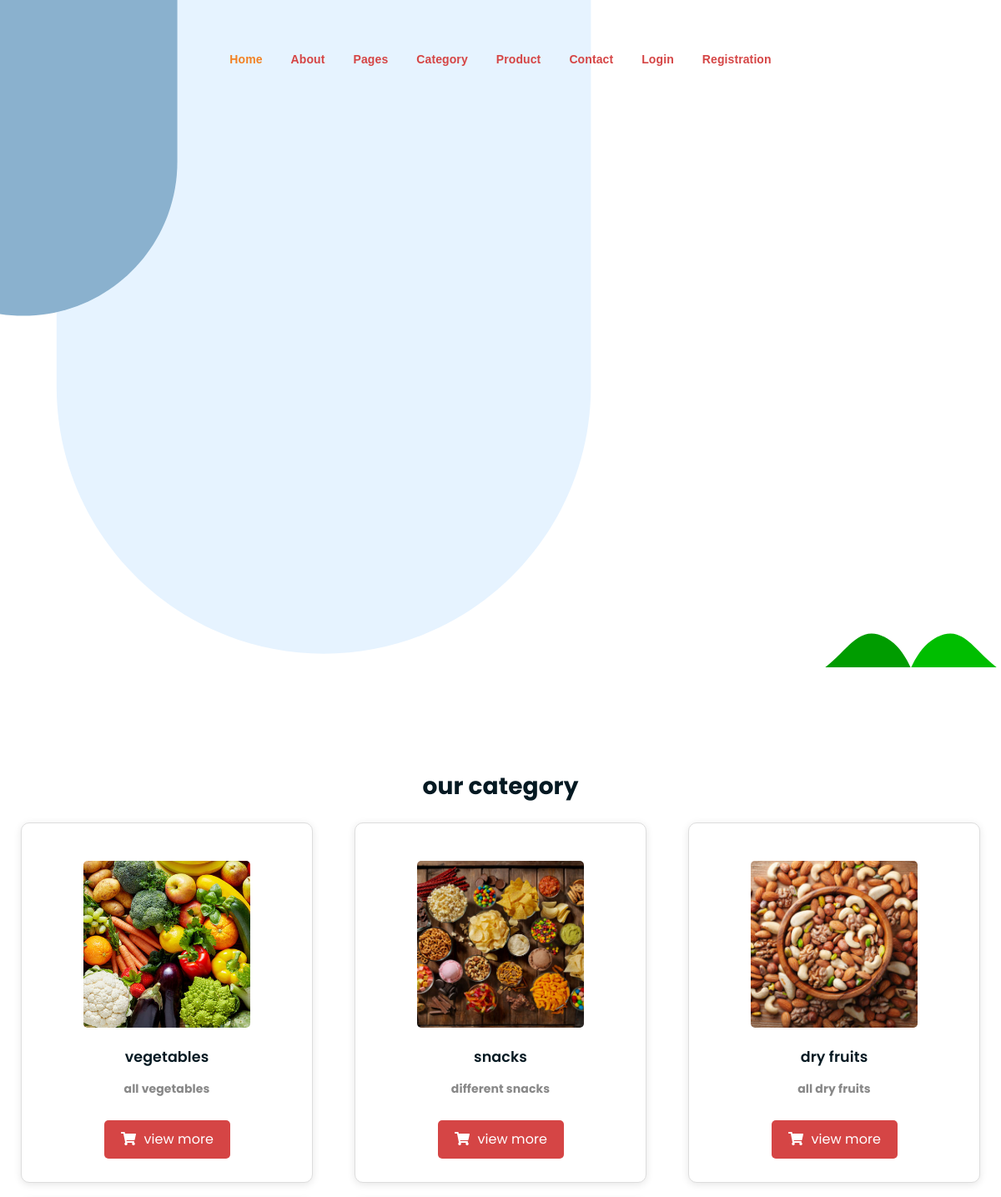
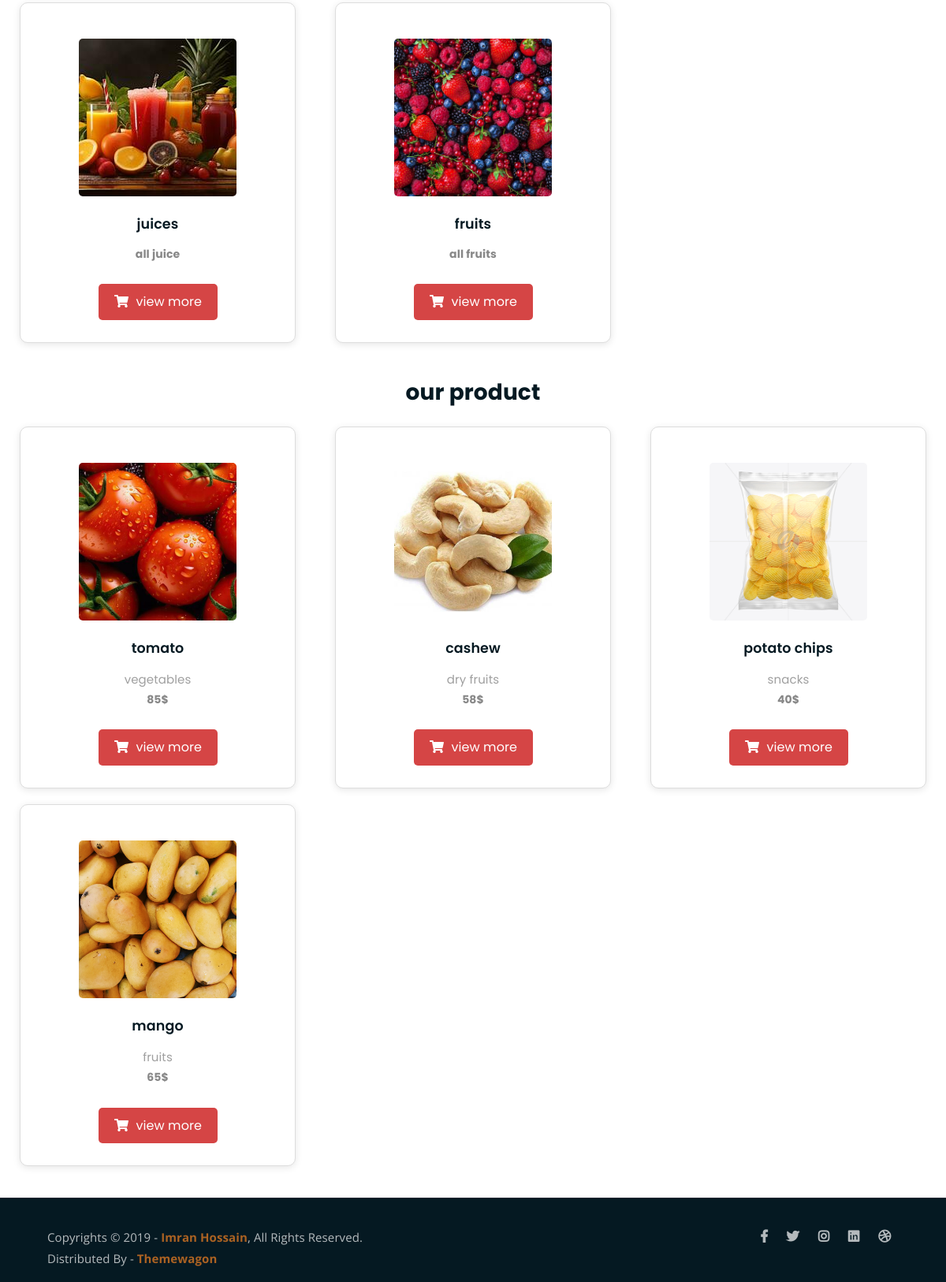
The page / on the database its author committed (2 pictures, top to bottom).
### adminapp/models.py (models this page shows)
class Category(models.Model):
      category = models.CharField(max_length=10,default='')
      description = models.TextField()
      image=models.ImageField(upload_to='image',default='null.jpg')

class Product(models.Model):
      product = models.CharField(max_length=10,default='')
      price = models.IntegerField()
      category = models.CharField(max_length=10,default='')
      image=models.ImageField(upload_to='image',default='null.jpg')

### userapp/views.py (the view)
# urls.py: 2. Add a URL to urlpatterns:  path('', views.home, name='home')
def home(request):
    data = Category.objects.all()
    data1 = Product.objects.all()
    return render(request, 'home.html', {'data': data, 'data1': data1})

### userapp/templates/home.html (shortened to what this page needs)
{% extends 'user.html' %}
{% load static %}
{% block content %}
<div class="row">
	<div class="col-md-12">
	</div>
</div>
<h2 style="text-align: center;">our category</h2>
<div class="row product-lists" style="position: relative; height: 1147.4px;">
	{% for i in data %}
	<div class="col-lg-4 col-md-6 text-center strawberry" style="position: absolute; left: 0px; top: 0px;">
		<div class="single-product-item">
			<div class="product-image">
				<a href="single-product.html"><img src={{i.image.url}} alt=""style="width: 200px; height: 200px;"></a>
			</div>
			<h3>{{ i.category }}</h3>
			<p class="product-price"> {{ i.description }} </p>
			<a href="{% url 'cardproduct' category=i.category  %}" class="cart-btn"><i class="fas fa-shopping-cart"></i> view more</a>
		</div>
	</div>
	{% endfor %}
					</div>
					<h2 style="text-align: center;">our product</h2>
        <div class="row product-lists" style="position: relative; height: 1147.4px;">
            {% for i in data1 %}
            <div class="col-lg-4 col-md-6 text-center strawberry" style="position: absolute; left: 0px; top: 0px;">
                <div class="single-product-item">
                    <div class="product-image">
                        <a href="{% url 'single' i.id %}"><img src={{i.image.url}} alt="" style="width: 200px; height: 200px;"></a>
                    </div>
                    <h3>{{ i.product }}</h3>
                    <p class="product-price"><span>{{ i.category }}</span> {{ i.price }}$ </p>
                    <a href="{% url 'single' i.id %}" class="cart-btn"><i class="fas fa-shopping-cart"></i> view more</a>
                </div>
            </div>
            {% endfor %}
                            </div>
            {% endblock %}

### userapp/templates/user.html (shortened to what this page needs)
{% load static %}
<!DOCTYPE html>
<html lang="en">
<head>
	<link rel="stylesheet" href="{% static 'assets/css/all.min.css' %}">
	<link rel="stylesheet" href="{% static 'assets/bootstrap/css/bootstrap.min.css' %}">
	<link rel="stylesheet" href="{% static 'assets/css/owl.carousel.css' %}">
	<link rel="stylesheet" href="{% static 'assets/css/magnific-popup.css' %}">
	<link rel="stylesheet" href="{% static 'assets/css/animate.css' %}">
	<link rel="stylesheet" href="{% static 'assets/css/meanmenu.min.css' %}">
	<link rel="stylesheet" href="{% static 'assets/css/main.css' %}">
	<link rel="stylesheet" href="{% static 'assets/css/responsive.css' %}">
	<link rel="stylesheet" href="{% static 'assets/css/styles.css' %}">
	<link rel="stylesheet" href="{% static 'assets/css/single-product.css' %}">
	<link rel="stylesheet" href="{% static 'assets/css/card-category.css' %}">
	<link rel="stylesheet" href="{% static 'assets/css/contact-form.css' %}">
	<link rel="stylesheet" href="{% static 'assets/css/checkout.css' %}">
	<link rel="stylesheet" href="{% static 'assets/css/cart.css' %}">
	<link rel="stylesheet" href="{% static 'assets/css/about.css' %}">
</head>
<body>
	<div class="top-header-area" id="sticker">
		<div class="container">
			<div class="row">
				<div class="col-lg-12 col-sm-12 text-center">
					<div class="main-menu-wrap">
						<nav class="main-menu">
							<ul>
								<li class="current-list-item"><a href="{% url 'home' %}">Home</a>
								</li>
								<li><a href="{% url 'about' %}">About</a></li>
								<li><a href="#">Pages</a>
								</li>
								<li><a href="{% url 'cardcategory' %}">Category</a>
								</li>
								<li><a href="{% url 'cardproduct' category='all' %}">Product</a>
								</li>
								<li><a href="{% url 'contact' %}">Contact</a></li>
								{% if 'uid' in request.session %}
								<li><a href="">welcome {{request.session.username}}</a>
								<li><a href="{% url 'userlogout' %}">Logout</a>
									{% else %}
									<li><a href="{% url 'login' %}">Login</a></li>
									<li><a href="{% url 'registration' %}">Registration</a></li>
										{% endif %}
							</ul>
						</nav>
					</div>
				</div>
			</div>
		</div>
	</div>
	<div class="hero-area hero-bg">
		<div class="container">
			<div class="row">
				<div class="col-lg-9 offset-lg-2 text-center">
					<div class="hero-text">
					</div>
				</div>
			</div>
		</div>
	</div>
{% block content %}{% endblock %}
	<div class="copyright">
		<div class="container">
			<div class="row">
				<div class="col-lg-6 col-md-12">
					<p>Copyrights &copy; 2019 - <a href="https://imransdesign.com/">Imran Hossain</a>,  All Rights Reserved.<br>
						Distributed By - <a href="https://themewagon.com/">Themewagon</a>
					</p>
				</div>
				<div class="col-lg-6 text-right col-md-12">
					<div class="social-icons">
						<ul>
							<li><a href="#" target="_blank"><i class="fab fa-facebook-f"></i></a></li>
							<li><a href="#" target="_blank"><i class="fab fa-twitter"></i></a></li>
							<li><a href="#" target="_blank"><i class="fab fa-instagram"></i></a></li>
							<li><a href="#" target="_blank"><i class="fab fa-linkedin"></i></a></li>
							<li><a href="#" target="_blank"><i class="fab fa-dribbble"></i></a></li>
						</ul>
					</div>
				</div>
			</div>
		</div>
	</div>
</body>
</html>

### userapp/static/assets/css/main.css (style rules this page uses)
html { font-size: 14px; font-weight: 400; line-height: 28px; height: 100%; }
body { font-family: "Open Sans", sans-serif; font-weight: 400; font-size: 1rem; letter-spacing: 0.1px; line-height: 1.8; color: #051922; overflow-x: hidden; }
body img { max-width: 100%; }
a { cursor: pointer; text-decoration: none; -webkit-transition: all 0.2s ease-in-out; -o-transition: all 0.2s ease-in-out; transition: all 0.2s ease-in-out; }
h1, .h1, h2, .h2, h3, .h3, h4, .h4, h5, .h5, h6, .h6 { font-family: "Poppins", sans-serif; font-weight: 700; margin: 0 0 1.25rem 0; color: #051922; }
h2, .h2 { font-size: 3rem; font-weight: 700; line-height: 3.25rem; }
h3, .h3 { font-size: 2rem; font-weight: 700; line-height: 2.25rem; }
p { font-family: "Open Sans", sans-serif; font-weight: 400; font-size: 1rem; letter-spacing: 0.1px; line-height: 1.8; color: #051922; margin: 0 0 1.25rem 0; }
p:last-child { margin: 0; }
a.boxed-btn, a.bordered-btn, a.cart-btn { border-radius: 50px; }
.top-header-area { position: absolute; z-index: 999; width: 100%; padding: 25px 0; }
nav.main-menu ul { margin: 0; padding: 0; list-style: none; }
nav.main-menu ul li { display: inline-block; }
nav.main-menu ul li a { color: #d54545; font-weight: 700; display: block; padding: 15px; }
nav.main-menu ul > li { position: relative; }
.main-menu-wrap { position: relative; }
nav.main-menu ul li.current-list-item > a { color: #F28123; }
nav.main-menu li a { -webkit-transition: 0.3s; -o-transition: 0.3s; transition: 0.3s; }
.top-header-area { -webkit-transition: 0.3s; -o-transition: 0.3s; transition: 0.3s; }
.copyright { background-color: #051922; border-top: 1px solid #232a35; margin-bottom: -22px; }
.copyright p { margin: 0; color: #fff; opacity: 0.7; padding: 16px 0; font-size: 15px; }
.copyright a { color: #F28123; font-weight: 700; }
.social-icons ul { margin: 0; padding: 0; list-style: none; }
.social-icons ul li { display: inline-block; }
.social-icons ul li a { font-size: 16px; color: #fff; opacity: 0.7; padding: 16px 10px; display: block; }
.social-icons ul li a { -webkit-transition: 0.3s; -o-transition: 0.3s; transition: 0.3s; }
.product-image img { -webkit-transition: 0.3s; -o-transition: 0.3s; transition: 0.3s; }
a.cart-btn { -webkit-transition: 0.3s; -o-transition: 0.3s; transition: 0.3s; }
.single-product-item { -webkit-transition: 0.3s; -o-transition: 0.3s; transition: 0.3s; }
.hero-bg { background-image: url(../img/daily.jpg.svg); background-size: cover; background-position: center; background-attachment: fixed; }
.hero-text { display: table; height: 100%; }
.hero-area { height: 100%; position: relative; z-index: 1; margin-top: -20px; }
html, body { height: 100%; }
.hero-area:after { position: absolute; left: 0; top: 0; width: 100%; height: 100%; background-color: #07212e; z-index: -1; opacity: 0.6; }
.hero-area div { height: 100%; }
.hero-area div.hero-text { height: 100%; width: 100%; }
.single-product-item { margin-bottom: 30px; }
.product-image { padding: 30px; padding-bottom: 0; }
.product-image img { width: 90%; border-radius: 5px; margin-bottom: 20px; }
.single-product-item h3 { font-size: 20px; font-weight: 600; margin-bottom: 10px; }
p.product-price { font-family: 'Poppins', sans-serif; font-size: 30px; font-weight: 700; margin-bottom: 15px; }
p.product-price span { display: block; opacity: 0.8; font-size: 15px; font-weight: 400; }
a.cart-btn { font-family: 'Poppins', sans-serif; display: inline-block; background-color: #F28123; color: #fff; padding: 10px 20px; }
a.cart-btn i { margin-right: 5px; }
.single-product-item { -webkit-box-shadow: 0 0 20px #e4e4e4; box-shadow: 0 0 20px #e4e4e4; padding-bottom: 50px; border-radius: 5px; }

### userapp/static/assets/css/single-product.css (style rules this page uses)
.cart-btn { background-color: #28a745; color: white; padding: 10px 20px; border: none; border-radius: 4px; font-size: 16px; cursor: pointer; margin-top: 15px; margin-bottom: 13px; margin-left: -162px; }
.cart-btn i { margin-right: 5px; }

### userapp/static/assets/css/contact-form.css (style rules this page uses)
body { font-family: 'Arial', sans-serif; line-height: 1.6; }
h2 { font-size: 28px; margin-bottom: 20px; }
p { margin-bottom: 20px; }

### userapp/static/assets/css/cart.css (style rules this page uses)
.product-image img { max-width: 100px; height: auto; }

### userapp/static/assets/css/about.css (style rules this page uses)
.row { display: flex; justify-content: center; margin: 20px 0; }

### rows shown on the page
Category: image (picture), category "vegetables", description "all vegetables"
Category: image (picture), category "snacks", description "different snacks"
Category: image (picture), category "dry fruits", description "all dry fruits"
Category: image (picture), category "juices", description "all juice"
Category: image (picture), category "fruits", description "all fruits"
Product: image (picture), product "tomato", category "vegetables", price "85"
Product: image (picture), product "cashew", category "dry fruits", price "58"
Product: image (picture), product "potato chips", category "snacks", price "40"
Product: image (picture), product "mango", category "fruits", price "65"
